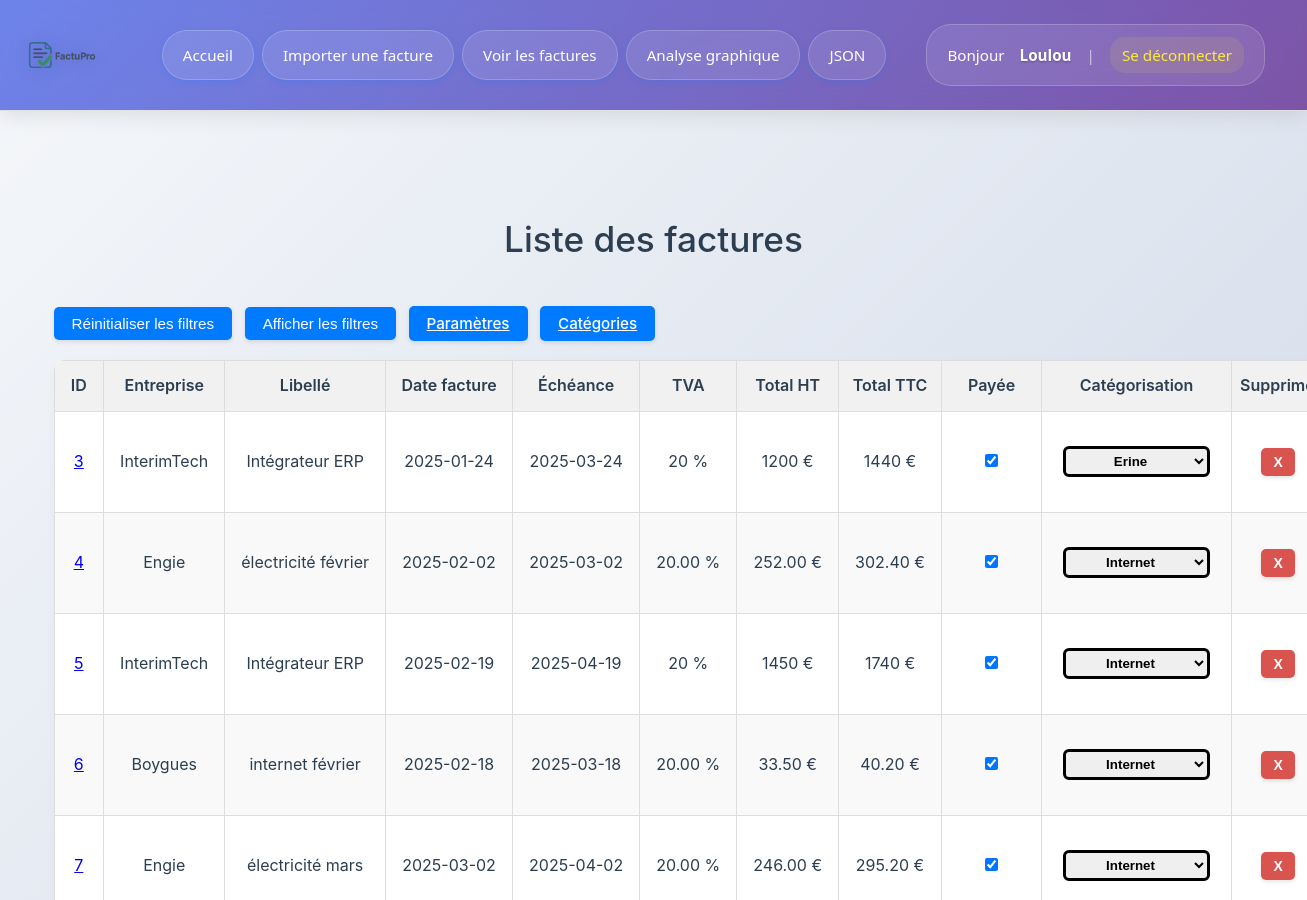
The page /factures (signed in, upper part) on the database as committed earlier.
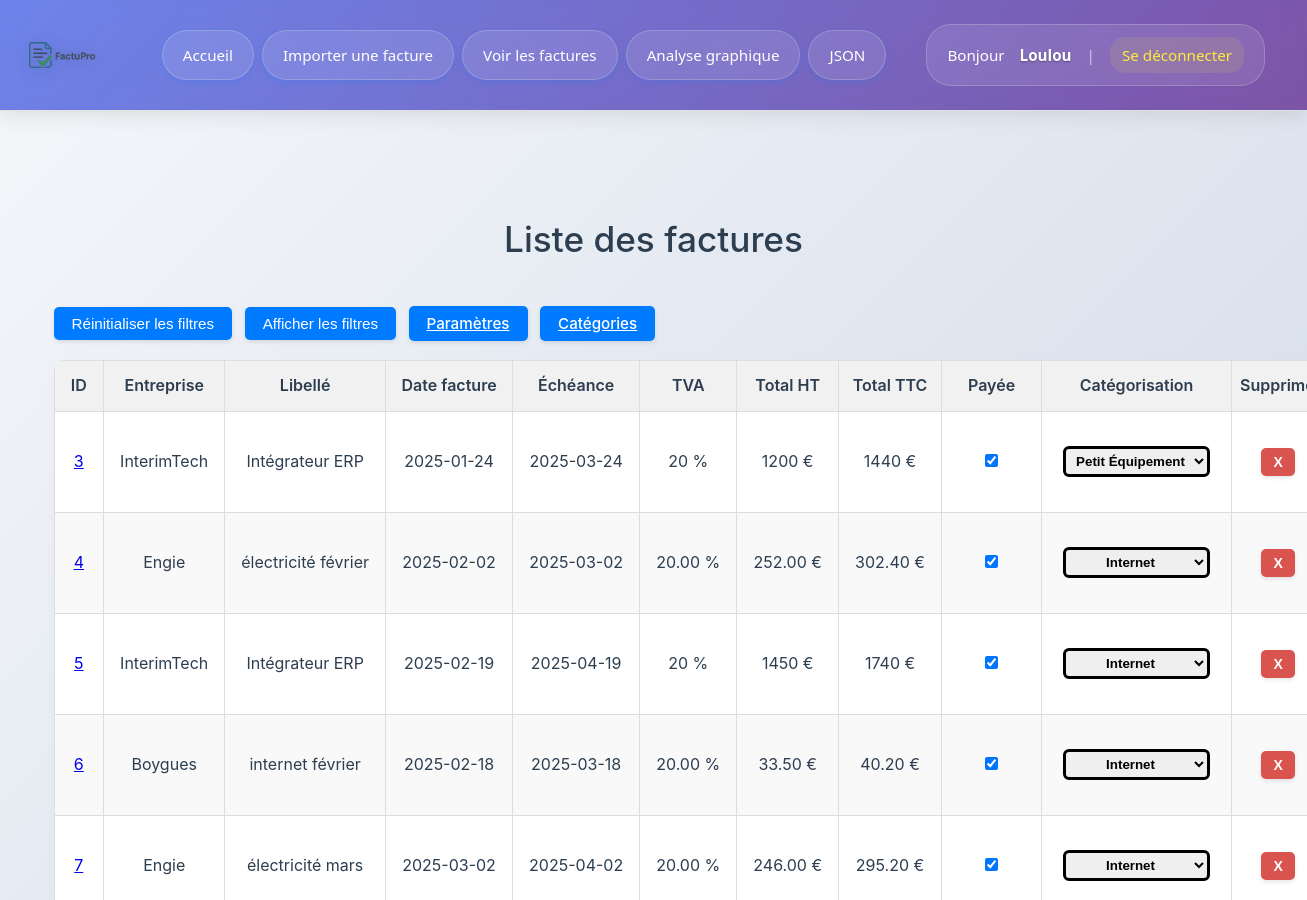
The same page on the database as committed later.
### tables this page shows
CREATE TABLE factures (
            id INTEGER PRIMARY KEY AUTOINCREMENT,
            fournisseur TEXT,
            date_facture TEXT,
            numero_facture TEXT,
            montant_total TEXT,
            TVA TEXT,
            utilisateur_id INTEGER,
            nom_fichier TEXT,
            facture_payee INTEGER DEFAULT 0,
            numero_client TEXT,
            echeance TEXT,
            somme_finale TEXT, categorie TEXT DEFAULT "Non-catégorisée",
            FOREIGN KEY (utilisateur_id) REFERENCES utilisateurs(id)
        );

CREATE TABLE categorisation (id INTEGER PRIMARY KEY AUTOINCREMENT, nom_categories TEXT NOT NULL, utilisateur_id INTEGER);

### app.py (the view)
@app.route('/factures')
def afficher_factures():
    conn = sqlite3.connect('factures.db')
    conn.row_factory = sqlite3.Row
    c = conn.cursor()
    c.execute('SELECT * FROM factures WHERE utilisateur_id = ?', (session['utilisateur_id'],))
    factures = c.fetchall()
    conn.close()
    categories = get_user_categories()
    return render_template('factures.html', factures=factures, categories=categories)

### app.py (called while the page is built)
@app.before_request
def verifier_connexion():
    if request.endpoint in ['upload', 'afficher_factures', 'analyse'] and 'utilisateur_id' not in session:
        return redirect(url_for('login'))

def get_user_categories():
    conn = sqlite3.connect('factures.db')
    conn.row_factory = sqlite3.Row
    cursor = conn.cursor()
    cursor.execute(
        "SELECT nom_categories FROM categorisation WHERE utilisateur_id = ?",
        (session['utilisateur_id'],)
    )
    categories = cursor.fetchall()
    conn.close()
    return categories

@app.context_processor
def injecter_pseudo():
    return {"pseudo": session.get("pseudo")}

### templates/factures.html (shortened to what this page needs)
<!DOCTYPE html>
<html lang="fr">
  <head>
    <link rel="stylesheet" href="{{ url_for('static', filename='style.css') }}">
  </head>
  <body>
    {% include 'header.html' %}
    <div class="container">
      <h1>Liste des factures</h1>
      <button type="button" id="reset-filters-btn" class="standard-btn">Réinitialiser les filtres</button>
      <button id="toggle-filters-btn" class="standard-btn">Afficher les filtres</button>
      <a href="/parametres" class="standard-btn">Paramètres</a>
      <a href="/categorisation" class="standard-btn">Catégories</a>
      <table id="table-factures">
        <thead>
          <tr>
            <th>ID</th>
            <th>
              Entreprise <br>
            </th>
            <th>
              Libellé <br>
            </th>
            <th>
              Date facture
            </th>
            <th>
              Échéance
            </th>
            <th>TVA</th>
            <th>Total HT</th>
            <th>Total TTC</th>
            <th>
              Payée <br>
            </th>
            <th>
              Catégorisation <br>
            </th>
            <th>Supprimer</th>
          </tr>
        </thead>
        <tbody>
          {% for f in factures %}
            <tr>
              <td>
                {% if f['nom_fichier'] %}
                  <a href="{{ url_for('telecharger_fichier', filename=f['nom_fichier']) }}" target="_blank" title="Télécharger la facture {{ f['id'] }}">
                    {{ f['id'] }}
                  </a>
                {% else %}
                  {{ f['id'] }}
                {% endif %}
              </td>
              <td>{{ f['fournisseur'] }}</td>
              <td>{{ f['numero_facture'] }}</td>
              <td>{{ f['date_facture'] }}</td>
              <td>{{ f['echeance'] }}</td>
              <td>{{ f['TVA'] }} %</td>
              <td>{{ f['somme_finale'] }} €</td>
              <td>{{ f['montant_total'] }} €</td>
              <td>
                <form action="{{ url_for('toggle_payee', facture_id=f['id']) }}" method="post">
                  <input type="checkbox" name="checkbox_paiement" {% if f['facture_payee'] == 1 %}checked{% endif %} onchange="this.form.submit()">
                </form>
              </td>
              <td class="categorie-cell {{ f['categorie']|lower|replace(' ', '_')|replace('é', 'e')|replace('-', '_') }}">
                <form method="POST" action="{{ url_for('modifier_categorie', facture_id=f['id']) }}">
                <select name="changement_categorie" onchange="this.form.submit()">
        {% for c in categories %}
    <option value="{{ c['nom_categories'] }}" {% if c['nom_categories'] == f['categorie'] %}selected{% endif %}>
      {{ c['nom_categories'] }}
    </option>
  {% endfor %}
</select>
                </form>
              </td>
              <td>
                <form method="POST" action="/supprimer/{{ f['id'] }}" onsubmit="return confirm('Confirmer la suppression ?');">
                  <button type="submit" class="danger">X</button>
                </form>
              </td>
            </tr>
          {% endfor %}
        </tbody>
      </table>
    </div>
  </body>
</html>

Rows that differ between the two databases and show on the page:
changed factures id 3: changement_categorie "Erine" → "Petit Équipement"
